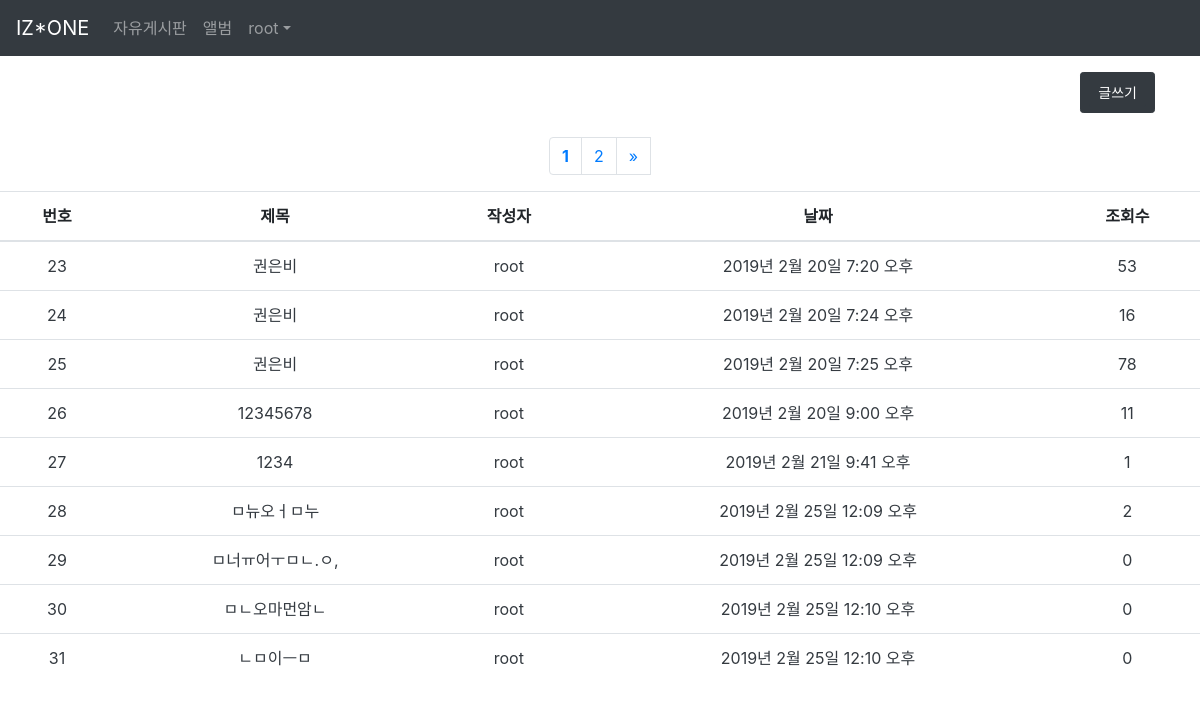
The app's page /post/ (signed in) with its own data.
### hello/models.py (models this page shows)
class Post(models.Model):
    user = models.ForeignKey(settings.AUTH_USER_MODEL,on_delete=models.CASCADE, default=1)
    title = models.CharField(max_length=20)
    text = models.TextField()
    time = models.DateTimeField(auto_now_add=True)
    image = models.ImageField(upload_to='user_image',blank=True,null=True)
    post_hit = models.PositiveIntegerField(default=0)

### hello/views.py (the view)
# urls.py: path('post/' ,views.post, name='post' ),
def post(request):
    posts = Post.objects.all()
    paginator = Paginator(posts,9)    #페이지 네이션
    page = request.GET.get('page')
    posts = paginator.get_page(page)
    context = {'posts':posts}
    return render(request, 'post/post.html', context)

### hello/templates/post/post.html (shortened to what this page needs)
<!doctype html>
<html lang="ko">
  <head>
    <link rel="stylesheet" href="https://stackpath.bootstrapcdn.com/bootstrap/4.2.1/css/bootstrap.min.css">
    </head>
  <body>
        <nav class="navbar navbar-expand-sm navbar-dark bg-dark">
                <a href="/" class="navbar-brand">IZ*ONE</a>
                <div class="collapse navbar-collapse" id="collapsibleNavbar">
                    <ul class="navbar-nav">
                        <li class="nav-item"><a href="" class="nav-link">자유게시판</a></li>
                        <li class="nav-item"><a href="../album/" class="nav-link">앨범</a></li>
                        {% if user.is_authenticated %}
                        <li class="dropdown">
                                <a href="#" class="dropdown-toggle nav-link" data-toggle="dropdown" role="button" aria-haspopup="true" aria-expanded="false">{{user}}</a>
                            {% else %}
                        <li class="nav-item"><a href="../login/" class="nav-link">로그인</a></li>
                            {% endif %}
                </div>
            </nav>
                <p>
                    <div class="container-fluid">
                        <div class="row justify-content-end col-12">
                    <label class="btn btn-dark btn-sm">
                        <a href="../write/" class="btn btn-dark btn-sm">글쓰기</a>
                    </label>
                </div>
            </div>
                </p>
            <table class="table table-hover text-center">
                <thead>
                <tr>
                    <th>번호</th>
                    <th>제목</th>
                    <th>작성자</th>
                    <th>날짜</th>
                    <th>조회수</th>
                </tr>
                </thead>
                <tbody>
                        {%  for post in posts %}
                        <tr>
                                <td><a href="{% url 'index' pk=post.pk %}" class="text-dark">{{post.pk}}</td></a>
                                <td><a href="{% url 'index' pk=post.pk %}" class="text-dark">{{ post.title }}</td></a>
                                <td><a href="{% url 'index' pk=post.pk %}" class="text-dark">{{ post.user }}</td></a>
                                <td><a href="{% url 'index' pk=post.pk %}" class="text-dark">{{ post.time }}</td></a>
                                <td><a href="{% url 'index' pk=post.pk %}" class="text-dark">{{post.post_hit}}</td></a>
                            </tr>
                        {% endfor %}
                        <nav aria-label="Page navigation example" class="container">
                                <ul class="pagination row justify-content-center">
                        {% for num in posts.paginator.page_range %}
                            {% if posts.number == num %}
                            <li class="page-item">
                            <strong class="page-link">{{num}}</strong>
                        </li>
                            {% elif num > posts.number|add:'-2' and num < posts.number|add:'2' %}
                            <li class="page-item">
                            <a class="page-link" href="?page={{num}}">{{num}}</a>
                        </li>
                            {% endif %}
                        {% endfor %}
                        {% if posts.has_next %}
                        <a class="page-link" href="?page={{ posts.paginator.num_pages }}" aria-label="Next">
                                <span aria-hidden="true">&raquo;</span>
                        </a>
                        {% endif %}
                    </ul>
                    </nav>
                </tbody>
            </table>
    </body>

### records on screen
Post: pk "23", title "권은비", user "root", time "2019년 2월 20일 7:20 오후", post_hit "53"
Post: pk "24", title "권은비", user "root", time "2019년 2월 20일 7:24 오후", post_hit "16"
Post: pk "25", title "권은비", user "root", time "2019년 2월 20일 7:25 오후", post_hit "78"
Post: pk "26", title "12345678", user "root", time "2019년 2월 20일 9:00 오후", post_hit "11"
Post: pk "27", title "1234", user "root", time "2019년 2월 21일 9:41 오후", post_hit "1"
Post: pk "28", title "ㅁ뉴오ㅓㅁ누", user "root", time "2019년 2월 25일 12:09 오후", post_hit "2"
Post: pk "29", title "ㅁ너ㅠ어ㅜㅁㄴ.ㅇ,", user "root", time "2019년 2월 25일 12:09 오후", post_hit "0"
Post: pk "30", title "ㅁㄴ오마먼암ㄴ", user "root", time "2019년 2월 25일 12:10 오후", post_hit "0"
Post: pk "31", title "ㄴㅁ이ㅡㅁ", user "root", time "2019년 2월 25일 12:10 오후", post_hit "0"

### other values on screen
{{ user }} "root"
{{ num }} "1"
{{ num }} "2"
